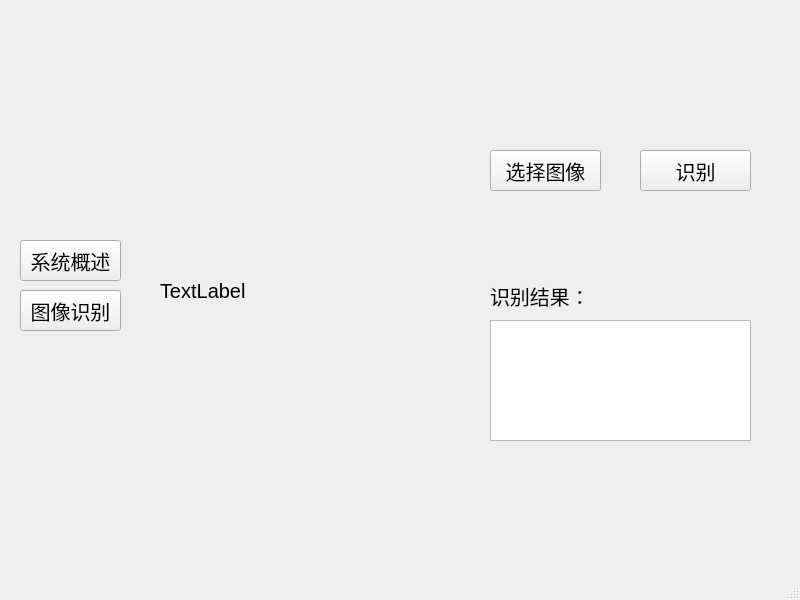
<?xml version="1.0" encoding="UTF-8"?>
<ui version="4.0">
 <class>MainWindow</class>
 <widget class="QMainWindow" name="MainWindow">
  <property name="geometry">
   <rect>
    <x>0</x>
    <y>0</y>
    <width>800</width>
    <height>600</height>
   </rect>
  </property>
  <property name="windowTitle">
   <string>MainWindow</string>
  </property>
  <widget class="QWidget" name="centralwidget">
   <widget class="QPushButton" name="pushButton">
    <property name="geometry">
     <rect>
      <x>640</x>
      <y>150</y>
      <width>111</width>
      <height>41</height>
     </rect>
    </property>
    <property name="font">
     <font>
      <pointsize>15</pointsize>
     </font>
    </property>
    <property name="text">
     <string>识别</string>
    </property>
   </widget>
   <widget class="QPushButton" name="pushButton_2">
    <property name="geometry">
     <rect>
      <x>490</x>
      <y>150</y>
      <width>111</width>
      <height>41</height>
     </rect>
    </property>
    <property name="font">
     <font>
      <pointsize>15</pointsize>
     </font>
    </property>
    <property name="text">
     <string>选择图像</string>
    </property>
   </widget>
   <widget class="QTextBrowser" name="textBrowser">
    <property name="geometry">
     <rect>
      <x>490</x>
      <y>320</y>
      <width>261</width>
      <height>121</height>
     </rect>
    </property>
   </widget>
   <widget class="QLabel" name="label">
    <property name="geometry">
     <rect>
      <x>490</x>
      <y>280</y>
      <width>101</width>
      <height>31</height>
     </rect>
    </property>
    <property name="font">
     <font>
      <pointsize>15</pointsize>
     </font>
    </property>
    <property name="text">
     <string>识别结果：</string>
    </property>
   </widget>
   <widget class="QLabel" name="label_2">
    <property name="geometry">
     <rect>
      <x>150</x>
      <y>150</y>
      <width>321</width>
      <height>291</height>
     </rect>
    </property>
    <property name="text">
     <string/>
    </property>
   </widget>
   <widget class="QPushButton" name="pushButton_3">
    <property name="geometry">
     <rect>
      <x>20</x>
      <y>240</y>
      <width>101</width>
      <height>41</height>
     </rect>
    </property>
    <property name="font">
     <font>
      <pointsize>15</pointsize>
     </font>
    </property>
    <property name="text">
     <string>系统概述</string>
    </property>
   </widget>
   <widget class="QPushButton" name="pushButton_4">
    <property name="geometry">
     <rect>
      <x>20</x>
      <y>290</y>
      <width>101</width>
      <height>41</height>
     </rect>
    </property>
    <property name="font">
     <font>
      <pointsize>15</pointsize>
     </font>
    </property>
    <property name="text">
     <string>图像识别</string>
    </property>
   </widget>
   <widget class="QLabel" name="label_3">
    <property name="geometry">
     <rect>
      <x>160</x>
      <y>170</y>
      <width>431</width>
      <height>241</height>
     </rect>
    </property>
    <property name="font">
     <font>
      <pointsize>15</pointsize>
     </font>
    </property>
    <property name="text">
     <string>TextLabel</string>
    </property>
   </widget>
   <zorder>pushButton</zorder>
   <zorder>pushButton_2</zorder>
   <zorder>label</zorder>
   <zorder>label_2</zorder>
   <zorder>pushButton_3</zorder>
   <zorder>pushButton_4</zorder>
   <zorder>textBrowser</zorder>
   <zorder>label_3</zorder>
  </widget>
  <widget class="QStatusBar" name="statusbar"/>
 </widget>
 <resources/>
 <connections/>
</ui>
